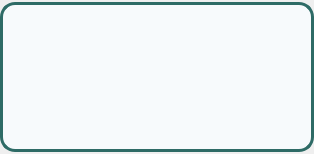
<?xml version="1.0" encoding="UTF-8"?>
<ui version="4.0">
 <class>popup_card</class>
 <widget class="QDialog" name="popup_card">
  <property name="windowModality">
   <enum>Qt::WindowModality::ApplicationModal</enum>
  </property>
  <property name="geometry">
   <rect>
    <x>0</x>
    <y>0</y>
    <width>314</width>
    <height>154</height>
   </rect>
  </property>
  <property name="windowTitle">
   <string>Dialog</string>
  </property>
  <property name="modal">
   <bool>true</bool>
  </property>
  <layout class="QVBoxLayout" name="verticalLayout">
   <property name="spacing">
    <number>0</number>
   </property>
   <property name="leftMargin">
    <number>0</number>
   </property>
   <property name="topMargin">
    <number>2</number>
   </property>
   <property name="rightMargin">
    <number>0</number>
   </property>
   <property name="bottomMargin">
    <number>2</number>
   </property>
   <item>
    <spacer name="verticalSpacer">
     <property name="orientation">
      <enum>Qt::Orientation::Vertical</enum>
     </property>
     <property name="sizeHint" stdset="0">
      <size>
       <width>20</width>
       <height>40</height>
      </size>
     </property>
    </spacer>
   </item>
   <item>
    <widget class="QWidget" name="main_container" native="true">
     <property name="minimumSize">
      <size>
       <width>200</width>
       <height>150</height>
      </size>
     </property>
     <property name="styleSheet">
      <string notr="true">#main_container {
	border: 3px solid #2E6B66;
	background: #F7FAFC;
	border-radius: 15px;
}</string>
     </property>
     <layout class="QHBoxLayout" name="horizontalLayout">
      <item>
       <widget class="QWidget" name="horizontalWidget" native="true">
        <property name="styleSheet">
         <string notr="true">color: black;</string>
        </property>
        <layout class="QHBoxLayout" name="horizontalLayout_2">
         <property name="topMargin">
          <number>9</number>
         </property>
         <property name="bottomMargin">
          <number>9</number>
         </property>
         <item>
          <widget class="QWidget" name="verticalWidget" native="true">
           <property name="minimumSize">
            <size>
             <width>50</width>
             <height>0</height>
            </size>
           </property>
           <property name="styleSheet">
            <string notr="true">color: rgb(65, 65, 65);</string>
           </property>
           <layout class="QVBoxLayout" name="verticalLayout_2">
            <item>
             <spacer name="verticalSpacer_5">
              <property name="orientation">
               <enum>Qt::Orientation::Vertical</enum>
              </property>
              <property name="sizeHint" stdset="0">
               <size>
                <width>20</width>
                <height>40</height>
               </size>
              </property>
             </spacer>
            </item>
            <item alignment="Qt::AlignmentFlag::AlignRight">
             <widget class="QLabel" name="label1">
              <property name="font">
               <font>
                <family>Slate</family>
                <pointsize>12</pointsize>
               </font>
              </property>
              <property name="text">
               <string/>
              </property>
             </widget>
            </item>
            <item alignment="Qt::AlignmentFlag::AlignRight">
             <widget class="QLabel" name="label2">
              <property name="font">
               <font>
                <family>Slate</family>
                <pointsize>12</pointsize>
               </font>
              </property>
              <property name="text">
               <string/>
              </property>
             </widget>
            </item>
            <item alignment="Qt::AlignmentFlag::AlignRight">
             <widget class="QLabel" name="label3">
              <property name="font">
               <font>
                <family>Slate</family>
                <pointsize>12</pointsize>
               </font>
              </property>
              <property name="text">
               <string/>
              </property>
             </widget>
            </item>
            <item alignment="Qt::AlignmentFlag::AlignRight">
             <widget class="QLabel" name="label4">
              <property name="font">
               <font>
                <family>Slate</family>
                <pointsize>12</pointsize>
               </font>
              </property>
              <property name="text">
               <string/>
              </property>
             </widget>
            </item>
            <item>
             <spacer name="verticalSpacer_3">
              <property name="orientation">
               <enum>Qt::Orientation::Vertical</enum>
              </property>
              <property name="sizeHint" stdset="0">
               <size>
                <width>20</width>
                <height>40</height>
               </size>
              </property>
             </spacer>
            </item>
           </layout>
          </widget>
         </item>
         <item>
          <widget class="QWidget" name="verticalWidget_2" native="true">
           <property name="minimumSize">
            <size>
             <width>50</width>
             <height>0</height>
            </size>
           </property>
           <property name="styleSheet">
            <string notr="true">color: rgb(90, 90, 90);</string>
           </property>
           <layout class="QVBoxLayout" name="verticalLayout_3">
            <item>
             <spacer name="verticalSpacer_6">
              <property name="orientation">
               <enum>Qt::Orientation::Vertical</enum>
              </property>
              <property name="sizeHint" stdset="0">
               <size>
                <width>20</width>
                <height>40</height>
               </size>
              </property>
             </spacer>
            </item>
            <item>
             <widget class="QLabel" name="val1">
              <property name="font">
               <font>
                <family>Slate</family>
                <pointsize>12</pointsize>
               </font>
              </property>
              <property name="text">
               <string/>
              </property>
             </widget>
            </item>
            <item>
             <widget class="QLabel" name="val2">
              <property name="font">
               <font>
                <family>Slate</family>
                <pointsize>12</pointsize>
               </font>
              </property>
              <property name="text">
               <string/>
              </property>
             </widget>
            </item>
            <item>
             <widget class="QLabel" name="val3">
              <property name="font">
               <font>
                <family>Slate</family>
                <pointsize>12</pointsize>
               </font>
              </property>
              <property name="text">
               <string/>
              </property>
             </widget>
            </item>
            <item>
             <widget class="QLabel" name="val4">
              <property name="font">
               <font>
                <family>Slate</family>
                <pointsize>12</pointsize>
               </font>
              </property>
              <property name="text">
               <string/>
              </property>
             </widget>
            </item>
            <item>
             <spacer name="verticalSpacer_4">
              <property name="orientation">
               <enum>Qt::Orientation::Vertical</enum>
              </property>
              <property name="sizeHint" stdset="0">
               <size>
                <width>20</width>
                <height>40</height>
               </size>
              </property>
             </spacer>
            </item>
           </layout>
          </widget>
         </item>
        </layout>
       </widget>
      </item>
     </layout>
    </widget>
   </item>
   <item>
    <spacer name="verticalSpacer_2">
     <property name="orientation">
      <enum>Qt::Orientation::Vertical</enum>
     </property>
     <property name="sizeHint" stdset="0">
      <size>
       <width>20</width>
       <height>40</height>
      </size>
     </property>
    </spacer>
   </item>
  </layout>
 </widget>
 <resources/>
 <connections/>
</ui>
